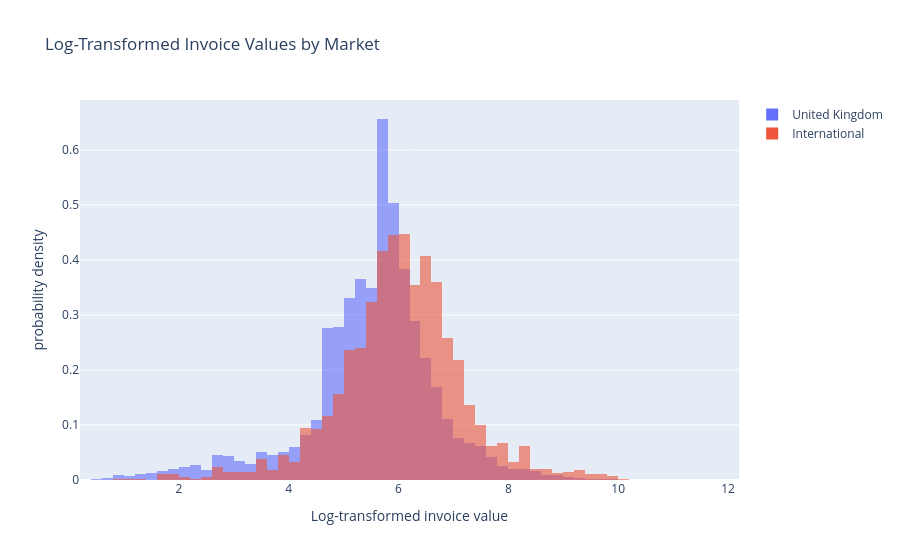

Notebook source saved alongside this figure:
### Code cell
hypothesis_1_chart = invoice_analysis[
    [
        "Market",
        "InvoiceRevenue",
    ]
].copy()

hypothesis_1_chart["LogInvoiceRevenue"] = np.log1p(
    hypothesis_1_chart["InvoiceRevenue"]
)

fig = px.histogram(
    hypothesis_1_chart,
    x="LogInvoiceRevenue",
    color="Market",
    histnorm="probability density",
    barmode="overlay",
    opacity=0.60,
    nbins=60,
    title="Log-Transformed Invoice Values by Market",
    labels={
        "LogInvoiceRevenue": (
            "Log-transformed invoice value"
        ),
        "Market": "Market",
    },
)

fig.update_layout(
    hovermode="x unified",
    legend_title_text="",
)

fig.show()

### Figure 1 — Plotly figure (JSON) as saved in the notebook; plotly's stock layout.template omitted (floating-point values rounded to 4 significant figures; data arrays with more than 128 entries replaced by an {"elided": "..."} marker saying what was removed)
{"data": [{"alignmentgroup": "True", "bingroup": "x", "histnorm": "probability density", "hovertemplate": "Market=United Kingdom<br>Log-transformed invoice value=%{x}<br>probability density=%{y}<extra></extra>", "legendgroup": "United Kingdom", "marker": {"color": "#636efa", "opacity": 0.6, "pattern": {"shape": ""}}, "name": "United Kingdom", "nbinsx": 60, "offsetgroup": "United Kingdom", "orientation": "v", "showlegend": true, "type": "histogram", "x": {"elided": "18019 float values"}, "xaxis": "x", "yaxis": "y"}, {"alignmentgroup": "True", "bingroup": "x", "histnorm": "probability density", "hovertemplate": "Market=International<br>Log-transformed invoice value=%{x}<br>probability density=%{y}<extra></extra>", "legendgroup": "International", "marker": {"color": "#EF553B", "opacity": 0.6, "pattern": {"shape": ""}}, "name": "International", "nbinsx": 60, "offsetgroup": "International", "orientation": "v", "showlegend": true, "type": "histogram", "x": {"elided": "1941 float values"}, "xaxis": "x", "yaxis": "y"}], "layout": {"barmode": "overlay", "hovermode": "x unified", "legend": {"title": {"text": ""}, "tracegroupgap": 0}, "title": {"text": "Log-Transformed Invoice Values by Market"}, "xaxis": {"anchor": "y", "domain": [0, 1], "title": {"text": "Log-transformed invoice value"}}, "yaxis": {"anchor": "x", "domain": [0, 1], "title": {"text": "probability density"}}}}
